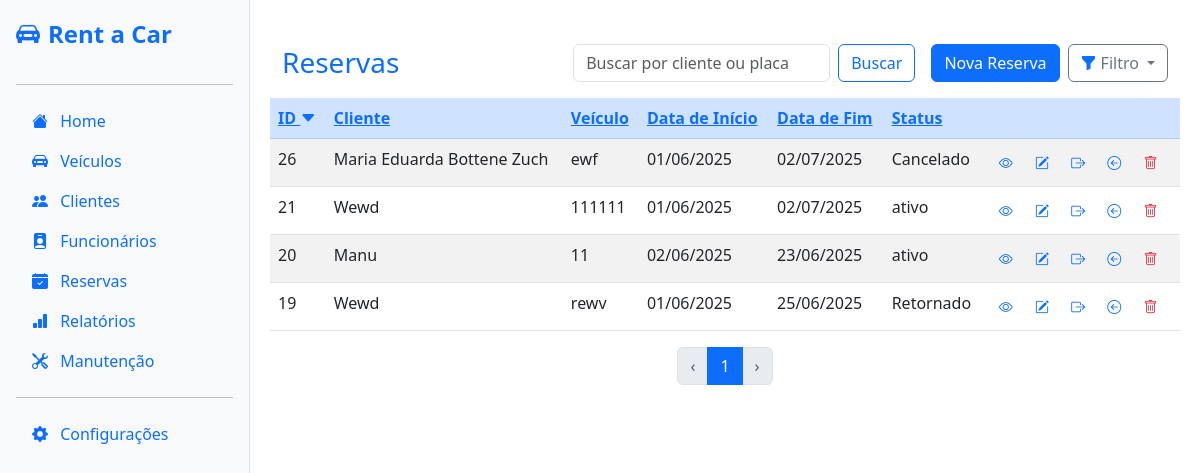
The page /reservation/?sort=id&order=desc&search= on the database its author committed.
### reservation/models.py (models this page shows)
class Reservation(models.Model):
    STATUS_CHOICES = [
        ('active', 'Ativo'),
        ('returned', 'Retornado'),
        ('canceled', 'Cancelado'),
        ('picked_up', 'Retirado'),
    ]
    status = models.CharField(
        max_length=20,
        choices=STATUS_CHOICES,
    )
    start_date = models.DateField()
    end_date = models.DateField()
    created_at = models.DateTimeField(auto_now_add=True)
    vehicle = models.ForeignKey(
        'vehicles.Vehicle',
        on_delete=models.PROTECT,
    )
    client = models.ForeignKey(
        'client.Client',
        on_delete=models.PROTECT,
    )
    pickup_mileage = models.IntegerField(null=True, blank=True)
    pickup_fuel_level = models.CharField(max_length=20, null=True, blank=True)
    pickup_damage_notes = models.TextField(blank=True, null=True)
    return_mileage = models.IntegerField(null=True, blank=True)
    return_fuel_level = models.CharField(max_length=20, null=True, blank=True)
    return_damage_notes = models.TextField(blank=True, null=True)

### client/models.py (models this page shows, shortened)
class Client(models.Model):
    name = models.CharField(max_length=255, verbose_name="Nome")
    cpf = models.CharField(max_length=11, unique=True, verbose_name="CPF")
    email = models.EmailField(verbose_name="E-mail")
    address = models.TextField(blank=True, null=True, verbose_name="Endereço")
    phone = models.CharField(max_length=11, verbose_name="Telefone")
    active = models.BooleanField(default=True, verbose_name="Ativo")
    class Meta:
        verbose_name = "Cliente"
        verbose_name_plural = "Clientes"

### vehicles/models.py (models this page shows, shortened)
class Vehicle(models.Model):
    vehicle_type = models.CharField(max_length=10, choices=VEHICLE_TYPE_CHOICES)
    brand = models.CharField(max_length=20, choices=VEHICLE_BRAND_CHOICES)
    model = models.CharField(max_length=50)
    year = models.IntegerField()
    color = models.CharField(max_length=20)
    km = models.IntegerField()
    status = models.CharField(max_length=20, choices=STATUS_CHOICES, default='available')
    description = models.TextField(blank=True, null=True)
    created_at = models.DateTimeField(auto_now_add=True)
    plate = models.CharField(max_length=10, unique=True, default='')
    vehicle_class = models.ForeignKey(VehicleClass, on_delete=models.PROTECT)
    image = models.ImageField(upload_to='vehicles/images/', blank=True, null=True)

### reservation/views.py (the view)
# urls.py: path('', views.list_reservations, name='list_reservations'),
def list_reservations(request):
    query = request.GET.get('search', '')
    sort = request.GET.get('sort', 'id')
    order = request.GET.get('order', 'asc')
    status = request.GET.get('status', '')
    sort_field = sort if order == 'asc' else f'-{sort}'
    reservations = Reservation.objects.all()
    if query:
        reservations = reservations.filter(
            Q(vehicle__plate__icontains=query) |
            Q(client__name__icontains=query)
        )
    if status:
        reservations = reservations.filter(status=status)
    reservations = reservations.order_by(sort_field)
    paginator = Paginator(reservations, 10)
    page_obj = paginator.get_page(request.GET.get('page'))
    context = {
        'total': reservations.count(),
        'reservations': page_obj,
        'query': query,
        'sort': sort,
        'order': order,
        'page_obj': page_obj,
        'status': status,
    }
    return render(request, 'reservations/list_reservations.html', context)

### reservation/templates/reservations/list_reservations.html (shortened to what this page needs)
{% extends "base/base.html" %} {% block content %}
<div class="container mt-4">
  <div class="d-flex align-items-center justify-content-between mb-3 flex-wrap">
    <h3 class="mb-0 me-3 text-primary">Reservas</h3>
    <div class="d-flex ms-auto">
      <form class="form-inline d-flex me-2" method="get">
        <input
          class="form-control me-2"
          type="search"
          placeholder="Buscar por cliente ou placa"
          aria-label="Buscar"
          name="search"
          value="{{ query|default:'' }}"
        />
        <button class="btn btn-outline-primary me-2" type="submit">
          Buscar
        </button>
      </form>
      <a href="{% url 'create_reservation' %}" class="btn btn-primary"
        >Nova Reserva</a
      >
    </div>
    <div class="dropdown ms-2">
      <button class="btn btn-outline-secondary dropdown-toggle d-flex align-items-center gap-1" type="button" data-bs-toggle="dropdown" aria-expanded="false">
        <i class="bi bi-funnel-fill text-primary"></i>
        <span>Filtro</span>
      </button>
    </div>
  </div>
  </div>
  <table class="table table-striped table-hover">
    <thead class="table-primary">
      <tr>
        <th>
          <a
            href="?sort=id&order={% if sort == 'id' and order == 'asc' %}desc{% else %}asc{% endif %}&search={{ query|urlencode }}"
            >ID {% if sort == 'id' %}<i
              class="bi bi-caret-{% if order == 'asc' %}up{% else %}down{% endif %}-fill"
            ></i
            >{% endif %}</a
          >
        </th>
        <th>
          <a
            href="?sort=client&order={% if sort == 'client' and order == 'asc' %}desc{% else %}asc{% endif %}&search={{ query|urlencode }}"
            >Cliente </a
          >
        </th>
        <th>
          <a
            href="?sort=vehicle&order={% if sort == 'vehicle' and order == 'asc' %}desc{% else %}asc{% endif %}&search={{ query|urlencode }}"
            >Veículo </a
          >
        </th>
        <th>
          <a
            href="?sort=start_date&order={% if sort == 'start_date' and order == 'asc' %}desc{% else %}asc{% endif %}&search={{ query|urlencode }}"
            >Data de Início </a
          >
        </th>
        <th>
          <a
            href="?sort=end_date&order={% if sort == 'end_date' and order == 'asc' %}desc{% else %}asc{% endif %}&search={{ query|urlencode }}"
            >Data de Fim </a
          >
        </th>
        <th>
          <a
            href="?sort=status&order={% if sort == 'status' and order == 'asc' %}desc{% else %}asc{% endif %}&search={{ query|urlencode }}"
            >Status </a
          >
        </th>
        <th></th>
      </tr>
    </thead>
    <tbody>
      {% for reservation in reservations %}
      <tr>
        <td>{{ reservation.id }}</td>
        <td>{{ reservation.client.name }}</td>
        <td>{{ reservation.vehicle.plate }}</td>
        <td>{{ reservation.start_date|date:"d/m/Y" }}</td>
        <td>{{ reservation.end_date|date:"d/m/Y" }}</td>
        <td>{{ reservation.get_status_display }}</td>
        <td>
          <a
            href="{% url 'reservation_detail' reservation.id %}"
            class="btn btn-sm"
          >
            <i class="bi bi-eye text-primary"></i>
          </a>
          <a
            href="{% url 'update_reservation' reservation.id %}"
            class="btn btn-sm"
          >
            <i class="bi bi-pencil-square text-primary"></i>
          </a>
          <a
            href="{% url 'create_pickup' reservation.id %}"
            class="btn btn-sm"
          >
          <i class="bi bi-box-arrow-right text-primary"></i>
          </a>
          <a
            href="{% url 'create_return' reservation.id %}"
            class="btn btn-sm"
          >
            <i class="bi bi-arrow-left-circle text-primary"></i>
          </a>
          <button
            type="button"
            class="btn btn-sm"
            data-bs-toggle="modal"
            data-bs-target="#deleteModal{{ reservation.id }}"
          >
            <i class="bi bi-trash text-danger"></i>
          </button>
        </td>
      </tr>
      {% empty %}
      <tr>
        <td colspan="7" class="text-center">Nenhuma reserva encontrada.</td>
      </tr>
      {% endfor %}
    </tbody>
  </table>
  <nav aria-label="Paginacao">
    <ul class="pagination justify-content-center">
      {% if page_obj.has_previous %}
      <li class="page-item">
        <a
          class="page-link"
          href="?page={{ page_obj.previous_page_number }}&sort={{ sort }}&order={{ order }}&search={{ query|urlencode }}"
          aria-label="Anterior"
        >
          ‹
        </a>
      </li>
      {% else %}
      <li class="page-item disabled">
        <span class="page-link" aria-label="Anterior">‹</span>
      </li>
      {% endif %}
      <li class="page-item active">
        <span class="page-link">{{ page_obj.number }}</span>
      </li>
      {% if page_obj.has_next %}
      <li class="page-item">
        <a
          class="page-link"
          href="?page={{ page_obj.next_page_number }}&sort={{ sort }}&order={{ order }}&search={{ query|urlencode }}"
          aria-label="Próxima"
        >
          ›
        </a>
      </li>
      {% else %}
      <li class="page-item disabled">
        <span class="page-link" aria-label="Próxima">›</span>
      </li>
      {% endif %}
    </ul>
  </nav>
{% endblock content %}

### rows shown on the page
Reservation: id "26", client.name "Maria Eduarda Bottene Zuch", vehicle.plate "ewf", start_date "01/06/2025", end_date "02/07/2025", status "Cancelado"
Reservation: id "21", client.name "Wewd", vehicle.plate "111111", start_date "01/06/2025", end_date "02/07/2025", status "ativo"
Reservation: id "20", client.name "Manu", vehicle.plate "11", start_date "02/06/2025", end_date "23/06/2025", status "ativo"
Reservation: id "19", client.name "Wewd", vehicle.plate "rewv", start_date "01/06/2025", end_date "25/06/2025", status "Retornado"

### other values the page prints
{{ page_obj.number }} "1"
